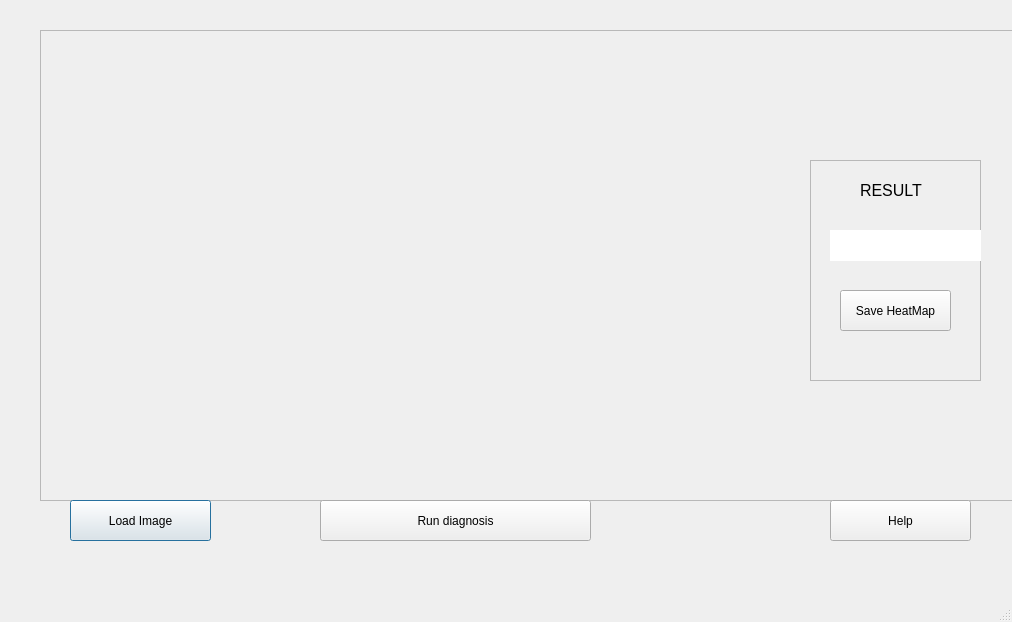
<?xml version="1.0" encoding="UTF-8"?>
<ui version="4.0">
 <class>MainWindow</class>
 <widget class="QMainWindow" name="MainWindow">
  <property name="geometry">
   <rect>
    <x>0</x>
    <y>0</y>
    <width>1012</width>
    <height>622</height>
   </rect>
  </property>
  <property name="windowTitle">
   <string>MainWindow</string>
  </property>
  <widget class="QWidget" name="centralwidget">
   <widget class="QFrame" name="frameDisplayImage">
    <property name="geometry">
     <rect>
      <x>40</x>
      <y>30</y>
      <width>991</width>
      <height>471</height>
     </rect>
    </property>
    <property name="frameShape">
     <enum>QFrame::StyledPanel</enum>
    </property>
    <property name="frameShadow">
     <enum>QFrame::Raised</enum>
    </property>
    <widget class="QWidget" name="horizontalLayoutWidget">
     <property name="geometry">
      <rect>
       <x>10</x>
       <y>30</y>
       <width>371</width>
       <height>391</height>
      </rect>
     </property>
     <layout class="QHBoxLayout" name="layoutShowImage"/>
    </widget>
    <widget class="QFrame" name="frame">
     <property name="geometry">
      <rect>
       <x>770</x>
       <y>130</y>
       <width>171</width>
       <height>221</height>
      </rect>
     </property>
     <property name="frameShape">
      <enum>QFrame::StyledPanel</enum>
     </property>
     <property name="frameShadow">
      <enum>QFrame::Raised</enum>
     </property>
     <widget class="QPushButton" name="pushButtonPlay">
      <property name="geometry">
       <rect>
        <x>30</x>
        <y>130</y>
        <width>111</width>
        <height>41</height>
       </rect>
      </property>
      <property name="text">
       <string>Save HeatMap</string>
      </property>
     </widget>
     <widget class="QLabel" name="label_3">
      <property name="geometry">
       <rect>
        <x>50</x>
        <y>20</y>
        <width>71</width>
        <height>20</height>
       </rect>
      </property>
      <property name="font">
       <font>
        <pointsize>12</pointsize>
       </font>
      </property>
      <property name="text">
       <string>RESULT</string>
      </property>
     </widget>
     <widget class="QLabel" name="label">
      <property name="geometry">
       <rect>
        <x>20</x>
        <y>70</y>
        <width>151</width>
        <height>31</height>
       </rect>
      </property>
      <property name="styleSheet">
       <string notr="true">background-color: rgb(255, 255, 255);</string>
      </property>
      <property name="text">
       <string/>
      </property>
     </widget>
    </widget>
    <widget class="QWidget" name="horizontalLayoutWidget_2">
     <property name="geometry">
      <rect>
       <x>400</x>
       <y>30</y>
       <width>341</width>
       <height>391</height>
      </rect>
     </property>
     <layout class="QHBoxLayout" name="layoutShowImage_2">
      <property name="topMargin">
       <number>9</number>
      </property>
     </layout>
    </widget>
   </widget>
   <widget class="QLabel" name="labelLogo">
    <property name="geometry">
     <rect>
      <x>30</x>
      <y>0</y>
      <width>171</width>
      <height>31</height>
     </rect>
    </property>
    <property name="text">
     <string/>
    </property>
   </widget>
   <widget class="QPushButton" name="pushload">
    <property name="enabled">
     <bool>true</bool>
    </property>
    <property name="geometry">
     <rect>
      <x>70</x>
      <y>500</y>
      <width>141</width>
      <height>41</height>
     </rect>
    </property>
    <property name="text">
     <string>Load Image</string>
    </property>
    <property name="default">
     <bool>true</bool>
    </property>
    <property name="flat">
     <bool>false</bool>
    </property>
   </widget>
   <widget class="QPushButton" name="pushButtonRun">
    <property name="geometry">
     <rect>
      <x>320</x>
      <y>500</y>
      <width>271</width>
      <height>41</height>
     </rect>
    </property>
    <property name="text">
     <string>Run diagnosis</string>
    </property>
   </widget>
   <widget class="QLabel" name="labelLogoFlir">
    <property name="geometry">
     <rect>
      <x>240</x>
      <y>0</y>
      <width>111</width>
      <height>31</height>
     </rect>
    </property>
    <property name="text">
     <string/>
    </property>
   </widget>
   <widget class="QPushButton" name="pushButtonLoad">
    <property name="geometry">
     <rect>
      <x>830</x>
      <y>500</y>
      <width>141</width>
      <height>41</height>
     </rect>
    </property>
    <property name="text">
     <string>Help</string>
    </property>
   </widget>
  </widget>
  <widget class="QMenuBar" name="menubar">
   <property name="geometry">
    <rect>
     <x>0</x>
     <y>0</y>
     <width>1012</width>
     <height>23</height>
    </rect>
   </property>
  </widget>
  <widget class="QStatusBar" name="statusbar"/>
 </widget>
 <resources/>
 <connections/>
</ui>
